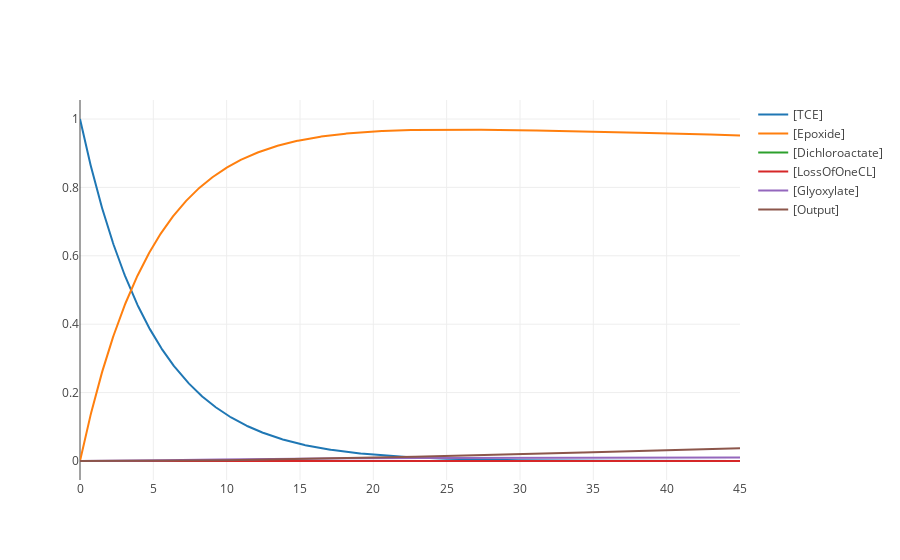

The cell this chart's notebook holds for it:
### Code cell
def Population1(x):
    model.reset()
    model.PopulationVariable1 = x
    model.simulate(0, 45, 1000)
    z = model.plot()
    model.show(z)
    
def Population2(x):
    model.reset()
    model.PopulationVariable2 = x
    model.simulate(0, 45, 1000)
    z = model.plot()
    model.show(z)

def Population3(x):
    model.reset()
    model.PopulationVariable3 = x
    model.simulate(0, 45, 1000)
    z = model.plot()
    model.show(z)
    

interact(Population1, x=(0, 100));
interact(Population2, x=(0, 100));
interact(Population3, x=(0, 100));

### Figure 1 — Plotly figure (JSON) as saved in the notebook; plotly's stock layout.template omitted (floating-point values rounded to 4 significant figures; data arrays with more than 128 entries replaced by an {"elided": "..."} marker saying what was removed)
{"data": [{"mode": "lines", "name": "[TCE]", "type": "scatter", "x": {"elided": "1000 float values"}, "y": {"elided": "1000 float values"}}, {"mode": "lines", "name": "[Epoxide]", "type": "scatter", "x": {"elided": "1000 float values"}, "y": {"elided": "1000 float values"}}, {"mode": "lines", "name": "[Dichloroactate]", "type": "scatter", "x": {"elided": "1000 float values"}, "y": {"elided": "1000 float values"}}, {"mode": "lines", "name": "[LossOfOneCL]", "type": "scatter", "x": {"elided": "1000 float values"}, "y": {"elided": "1000 float values"}}, {"mode": "lines", "name": "[Glyoxylate]", "type": "scatter", "x": {"elided": "1000 float values"}, "y": {"elided": "1000 float values"}}, {"mode": "lines", "name": "[Output]", "type": "scatter", "x": {"elided": "1000 float values"}, "y": {"elided": "1000 float values"}}], "layout": {}}
